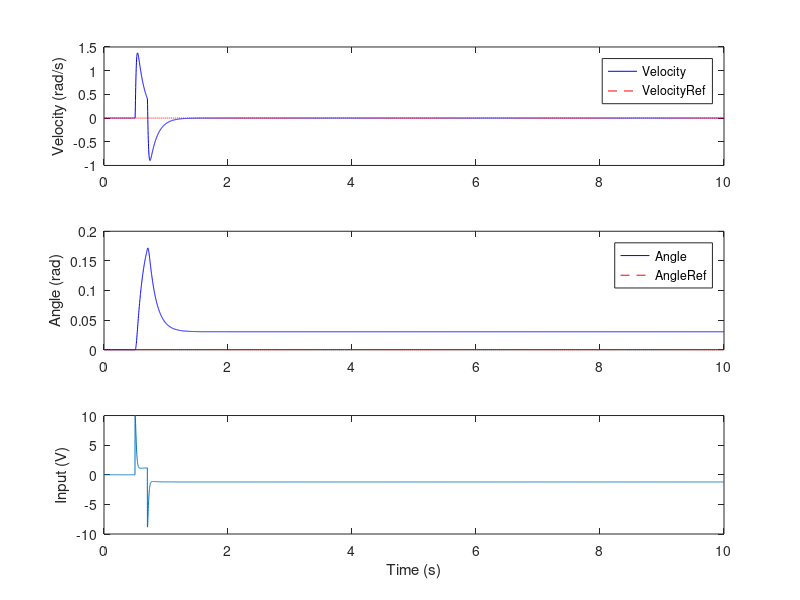

Write MATLAB code to recreate this figure.
clc; clear; close all;

%% =========================================================
%                 仿真设置
% ==========================================================

dt = 0.00199;          % 采样时间
T_end = 10;            
N = floor(T_end/dt);

mode = 8;   % 推荐3或7测试前馈

% 1  速度阶跃
% 2  速度斜坡
% 3  速度正弦
% 4  角度单环阶跃
% 5  角度单环正弦
% 6  串级阶跃
% 7  串级正弦
% 8  串级 + 扰动
% 9  开环


%% =========================================================
%                 电机参数
% ==========================================================

J  = 0.047;
b  = 0.03;
R  = 1.8;
L  = 0.00578;
Kt = 0.741;
Ke = 0.7164;
T_c = 0.5;


%% =========================================================
%                 前馈系数
% ==========================================================

a2 = (L*J)/Kt;
a1 = (L*b + R*J)/Kt;
a0 = (R*b)/Kt + Ke;


%% =========================================================
%                 PID参数
% ==========================================================

Kp_vel = 5;
Ki_vel = 40;
Kd_vel = 0.01;

Kp_ang = 30;
Ki_ang = 0;
Kd_ang = 0.27;


%% =========================================================
%                 状态变量
% ==========================================================

theta = 0;
omega = 0;
i = 0;

vel_integral = 0;
vel_last_fdb = 0;

ang_integral = 0;
ang_last_fdb = 0;

vel_filter = 0;
alpha = 0.3;

velRef_last = 0;
velRef_last2 = 0;


%% =========================================================
%                 数据记录
% ==========================================================

time = zeros(N,1);
Angle = zeros(N,1);
Velocity = zeros(N,1);
Input = zeros(N,1);
AngleRef_log = zeros(N,1);
VelocityRef_log = zeros(N,1);


%% =========================================================
%                 主循环
% ==========================================================

for k = 1:N
    
    t = (k-1)*dt;
    
    %% -------- 参考信号 --------
    
    AngleRef = 0;
    VelocityRef = 0;
    
    omega_vel = 36;
    omega_ang = 4.8;
    omega_cas = 5.5;
    
    switch mode
        
        case 1
            VelocityRef = 10;
            
        case 2
            VelocityRef = t;
            
        case 3
            VelocityRef = 10*sin(omega_vel*t);
            
        case 4
            AngleRef = 2*pi;
            
        case 5
            AngleRef = 2*pi*sin(omega_ang*t);
            
        case 6
            AngleRef = 2*pi;
            
        case 7
            AngleRef = 2*pi*sin(omega_cas*t);
            
        case 8
            AngleRef = 0;
            
        case 9
            % 开环
    end
    
    AngleRef_log(k) = AngleRef;
    VelocityRef_log(k) = VelocityRef;
    
    
    %% -------- 测量滤波 --------
    
    vel_filter = (1-alpha)*vel_filter + alpha*omega;
    Velocity_meas = vel_filter;
    Angle_meas = theta;
    
    
    %% -------- 角度PID --------
    
    error_ang = AngleRef - Angle_meas;
    der_ang = -(Angle_meas - ang_last_fdb)/dt;
    new_int_ang = ang_integral + error_ang*dt;
    
    u_ang = Kp_ang*error_ang + ...
            Ki_ang*new_int_ang + ...
            Kd_ang*der_ang;
    
    u_ang = max(min(u_ang,20),-20);
    
    ang_integral = new_int_ang;
    ang_last_fdb = Angle_meas;
    
    
    %% -------- 速度PID --------
    
    error_vel = VelocityRef - Velocity_meas;
    der_vel = -(Velocity_meas - vel_last_fdb)/dt;
    new_int_vel = vel_integral + error_vel*dt;
    
    u_vel = Kp_vel*error_vel + ...
            Ki_vel*new_int_vel + ...
            Kd_vel*der_vel;
    
    u_vel = max(min(u_vel,24),-24);
    
    vel_integral = new_int_vel;
    vel_last_fdb = Velocity_meas;
    
    
    %% -------- 前馈计算 --------
    
    dVelRef = (VelocityRef - velRef_last)/dt;
    ddVelRef = (VelocityRef - 2*velRef_last + velRef_last2)/(dt^2);
    
    u_ff = a2*ddVelRef + a1*dVelRef + a0*VelocityRef;
    
    velRef_last2 = velRef_last;
    velRef_last = VelocityRef;
    
    
    %% -------- 控制结构 --------
    
    switch mode
        
        case {1,2,3}
            u = u_vel + u_ff;
            
        case {4,5}
            u = u_ang;
            
        case {6,7,8}
            VelocityRef = u_ang;
            u = u_vel + u_ff;
            
        case 9
            u = 24;
    end
    
    
    %% -------- 扰动 --------
    
    if mode == 8
        if t > 0.5 && t < 0.7
            u = u + 10;
        end
    end
    
    
    %% -------- 输入限幅 --------
    
    u = max(min(u,24),-24);
    
    
    %% -------- 电机模型 --------
    
    if omega > 0
        T_fric = T_c;
    elseif omega < 0
        T_fric = -T_c;
    else
        T_fric = 0;
    end
    
    di = (u - R*i - Ke*omega)/L;
    domega = (Kt*i - b*omega - T_fric)/J;
    dtheta = omega;
    
    i = i + di*dt;
    omega = omega + domega*dt;
    theta = theta + dtheta*dt;
    
    
    %% -------- 记录 --------
    
    time(k) = t;
    Angle(k) = theta;
    Velocity(k) = omega;
    Input(k) = u;
    
end


%% =========================================================
%                 画图
% ==========================================================

figure;

subplot(3,1,1)
plot(time,Velocity,'b'); hold on;
plot(time,VelocityRef_log,'r--');
ylabel('Velocity (rad/s)')
legend('Velocity','VelocityRef')

subplot(3,1,2)
plot(time,Angle,'b'); hold on;
plot(time,AngleRef_log,'r--');
ylabel('Angle (rad)')
legend('Angle','AngleRef')

subplot(3,1,3)
plot(time,Input)
ylabel('Input (V)')
xlabel('Time (s)')